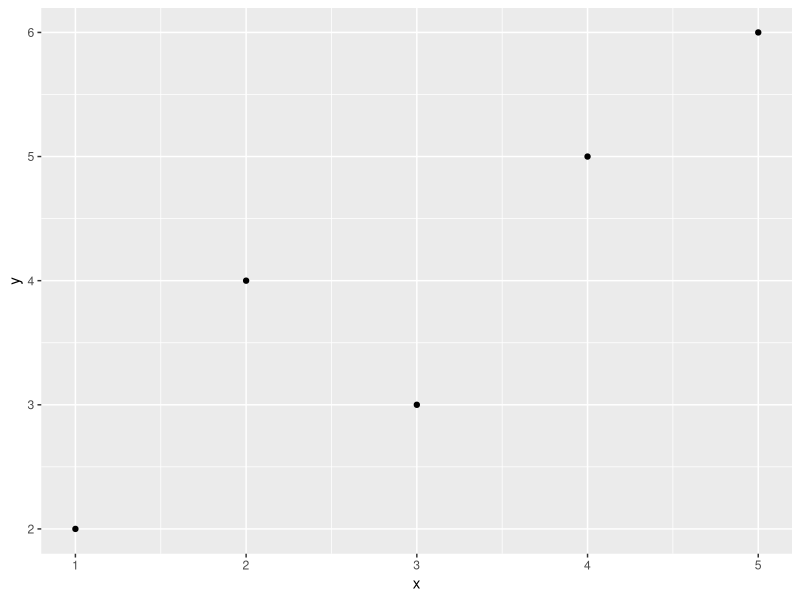

This figure's R source: (Note: this script raises an error after producing the figure.)
#!/usr/bin/env Rscript
#
# 生成 tests/fixtures/plot_gtable_r_reference.json —— `plot_gtable()`（SIL-999）
# 与 ggplot2 4.0.3 `ggplotGrob()` 的结构对拍参考值。
#
#   pixi run -e refs refs:plot-gtable
#
# 参考值分两部分：
#   1. 结构：行列数 + 每条 layout 记录的 (name, t, l, b, r)；
#   2. 单位向量：`widths` / `heights` 的 `as.character()`。测试只解析其中**可静态
#      求值**的元素（`5.5points` / `0.350502602739725cm` / `0cm` …），跳过
#      `1grobwidth` / `1grobheight` / `sum(...)` / `1null` —— 前三个要设备度量，
#      最后一个由 gtable 按面板比例分配，两边各算各的。
#
# 为什么不用设备测量：整页表的 null 单位是给多图合并用的权重，解析值取决于页面
# 尺寸；真正要对拍的是「哪些行列、多宽多高、叫什么名字」。

suppressPackageStartupMessages({
  library(ggplot2)
  library(grid)
})

out_path <- "tests/fixtures/plot_gtable_r_reference.json"

# ---------------------------------------------------------------------------
# 极简 JSON 输出（与 tools/refs/gtable_ref.R 同一份）
# ---------------------------------------------------------------------------

json_escape <- function(text) {
  text <- gsub("\\", "\\\\", text, fixed = TRUE)
  text <- gsub("\"", "\\\"", text, fixed = TRUE)
  text <- gsub("\n", "\\n", text, fixed = TRUE)
  text <- gsub("\t", "\\t", text, fixed = TRUE)
  paste0("\"", text, "\"")
}

fmt_num <- function(value) {
  if (!is.finite(value)) stop("non-finite number in fixture: ", value)
  sprintf("%.17g", value)
}

to_json <- function(x, indent = 0L) {
  pad <- strrep("  ", indent)
  pad2 <- strrep("  ", indent + 1L)
  if (is.null(x)) return("null")
  if (is.logical(x) && length(x) == 1L) {
    if (is.na(x)) return("null")
    return(if (isTRUE(x)) "true" else "false")
  }
  if (is.numeric(x) && length(x) == 1L) return(fmt_num(x))
  if (is.character(x) && length(x) == 1L) return(json_escape(x))
  if (is.list(x)) {
    nm <- names(x)
    if (!is.null(nm)) {
      if (length(x) == 0L) return("{}")
      items <- vapply(seq_along(x), function(i) {
        paste0(pad2, json_escape(nm[[i]]), ": ", to_json(x[[i]], indent + 1L))
      }, character(1))
      return(paste0("{\n", paste(items, collapse = ",\n"), "\n", pad, "}"))
    }
    if (length(x) == 0L) return("[]")
    items <- vapply(x, function(el) paste0(pad2, to_json(el, indent + 1L)), character(1))
    return(paste0("[\n", paste(items, collapse = ",\n"), "\n", pad, "]"))
  }
  if (length(x) == 0L) return("[]")
  items <- vapply(seq_along(x), function(i) {
    paste0(pad2, to_json(x[[i]], indent + 1L))
  }, character(1))
  paste0("[\n", paste(items, collapse = ",\n"), "\n", pad, "]")
}

# ---------------------------------------------------------------------------
# 采集
# ---------------------------------------------------------------------------

measure_case <- function(name, plot) {
  grob <- ggplotGrob(plot)
  lay <- grob$layout
  placements <- lapply(seq_len(nrow(lay)), function(i) {
    list(
      name = lay$name[i],
      t = as.integer(lay$t[i]),
      l = as.integer(lay$l[i]),
      b = as.integer(lay$b[i]),
      r = as.integer(lay$r[i])
    )
  })
  list(
    name = name,
    nrow = as.integer(nrow(grob)),
    ncol = as.integer(ncol(grob)),
    respect = isTRUE(grob$respect),
    widths = vapply(as.character(grob$widths), identity, character(1), USE.NAMES = FALSE),
    heights = vapply(as.character(grob$heights), identity, character(1), USE.NAMES = FALSE),
    layout = placements
  )
}

data <- data.frame(
  x = c(1, 2, 3, 4, 5),
  y = c(2, 4, 3, 5, 6),
  g = c("a", "b", "a", "b", "a")
)

base <- ggplot(data, aes(x, y)) + geom_point()

cases <- list(
  measure_case("plain", base + labs(x = "XX", y = "YY")),
  measure_case(
    "titled",
    base + labs(title = "TT", subtitle = "SS", caption = "CC", tag = "A", x = "XX", y = "YY")
  ),
  measure_case(
    "legend",
    ggplot(data, aes(x, y, colour = g)) + geom_point() + labs(title = "TT", x = "XX", y = "YY")
  ),
  measure_case("facet_wrap", base + facet_wrap(~g)),
  measure_case("facet_grid", base + facet_grid(g ~ .)),
  measure_case("coord_fixed", base + coord_fixed(ratio = 2))
)

doc <- list(
  generator = "tools/refs/plot_gtable_ref.R",
  ggplot2 = as.character(packageVersion("ggplot2")),
  size_in = c(7, 7),
  cases = cases
)

writeLines(paste0(to_json(doc), "\n"), out_path)
cat("wrote", out_path, "with", length(cases), "cases\n")
